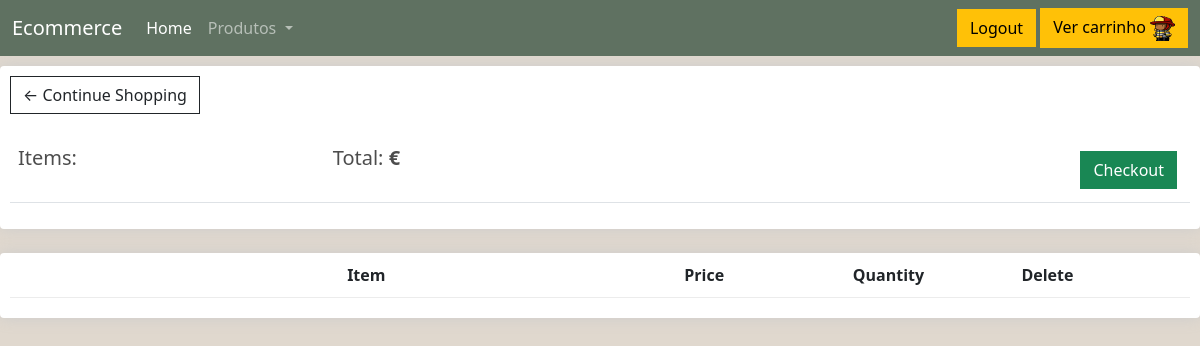
/cart/ (signed in), run on an earlier commit of the app's database.
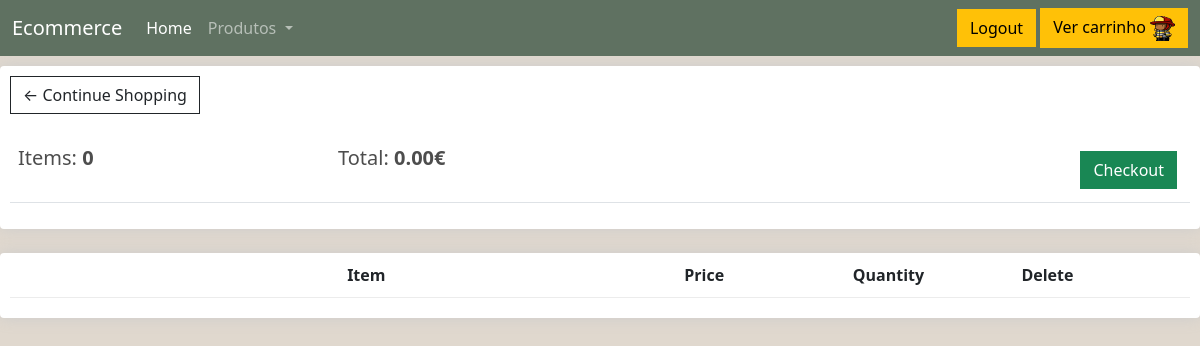
And on a later commit of the database.
### loja/models.py (models this page shows)
class Cart(models.Model):
    cliente = models.ForeignKey(User, on_delete=models.CASCADE)
    produtos = models.ManyToManyField(Produto, through='ProdutoCarrinho')
    def valor_carrinho(self):
        lista_produtos = self.produtos.all()
        lista_info = ProdutoCarrinho.objects.filter(carrinho=self)
        iterar=zip(lista_produtos,lista_info)
        valor=0
        for produto,info in iterar:
            valor=valor+ (produto.preco*info.quantidade)
        return valor
    def items_carrinho(self):
        lista_info = ProdutoCarrinho.objects.filter(carrinho=self)
        val=0
        for quant in lista_info:
            val+=quant.quantidade
        return val

### loja/views.py (the view)
# urls.py: path('cart/',views.cart, name="cart"),
@login_required(login_url='loja:login1')
def cart(request):
    try:
        carrinho = Cart. objects.get(cliente=request.user)
        pr = ProdutoCarrinho.objects.filter(carrinho=carrinho)
        produtos = zip(carrinho.produtos.all(), pr)
        return render(request, 'loja/cart.html', {'carrinho':carrinho ,'produtos':produtos })
    except Cart.DoesNotExist:
        return render(request, 'loja/cart.html')

### loja/templates/loja/cart.html (shortened to what this page needs)
{% extends 'loja/main.html' %}
{% load static %}
{% block css %}
<link rel="stylesheet" type="text/css" href="{% static 'css/base.css' %}">
{% endblock css %}
{% block content %}
	<div class="row">
		<div class="col-lg-12">
			<div class="box-element">
				<a  class="btn btn-outline-dark" href="{% url 'loja:loja' %}">&#x2190; Continue Shopping</a>
				<br>
				<br>
				<table class="table">
					<tr>
						<th><h5>Items: <strong>{{ carrinho.items_carrinho }}</strong></h5></th>
						<th><h5>Total:<strong> {{carrinho.valor_carrinho |floatformat:2}}€</strong></h5></th>
						<th>
							<a  style="float:right; margin:5px;" class="btn btn-success" href="{% url 'loja:checkout' %}">Checkout</a>
						</th>
					</tr>
				</table>
			</div>
			<br>
			<div class="box-element">
				<div class="cart-row">
					<div style="flex:2"></div>
					<div style="flex:2"><strong>Item</strong></div>
					<div style="flex:1"><strong>Price</strong></div>
					<div style="flex:1"><strong>Quantity</strong></div>
					<div style="flex:1"><strong>Delete</strong></div>
				</div>
			</div>
		</div>
	</div>
{% endblock content %}

What changed in the data, as far as the page shows it:
added Cart: items_carrinho "0", valor_carrinho "0.00"
